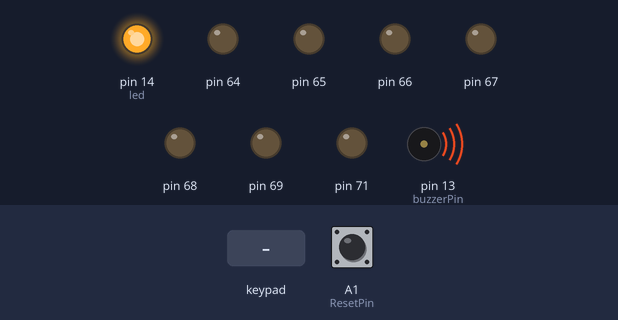
Simulated run of this sketch. Board: Arduino Uno, built for the host (arithmetic inside an expression is 32-bit, double 64-bit). Parts: output pins drawn as LEDs (lit = HIGH), buzzer (waves = sounding). Wiring (inferred from the signals the program sends): 2×3 keypad with keys 1 2 3 4 5 6 (labels assumed): rows pin 12, pin 70; columns pin 2, pin 3, pin 4. Dashed ring = blinking. Inputs (shaded band) come from the test bench; at power-on: A1 (ResetPin) HIGH. Pins used as bus, display or sensor lines are not drawn. At 11.5 s the program restarts the board; the recording ends there.

Above: at 0.7 s.
1.3 s: key '5' pressed
At 2.5 s:
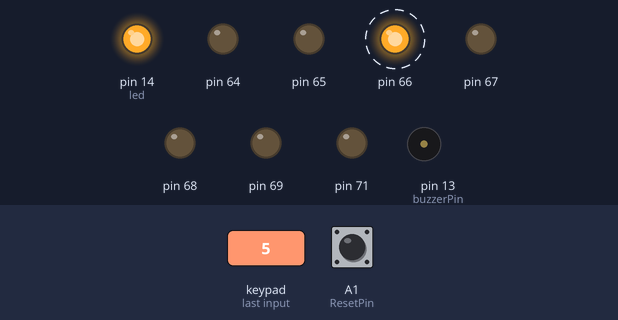
4.5 s: key '4' pressed
At 5.3 s:
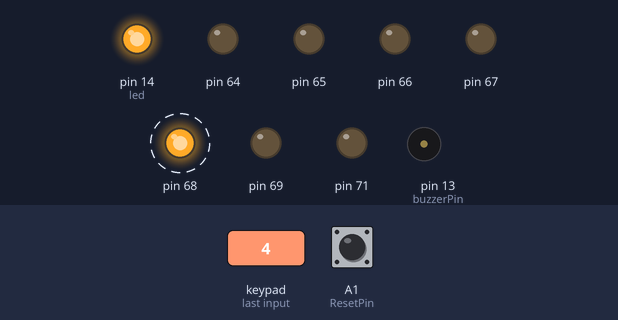
7.7 s: key '4' pressed
At 8.7 s:
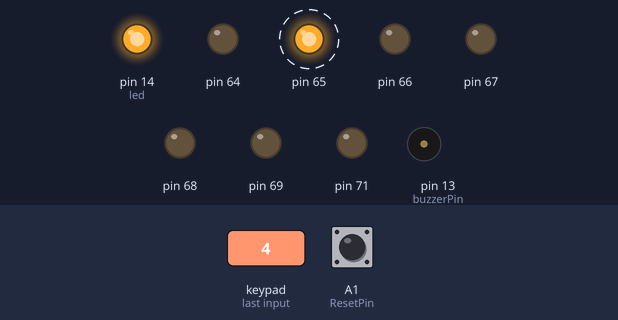
10.9 s: A1 (ResetPin) pulled LOW for 1 s
Timing chart, 0 to 11.5 s (numbered marks = the images above; inputs shaded):
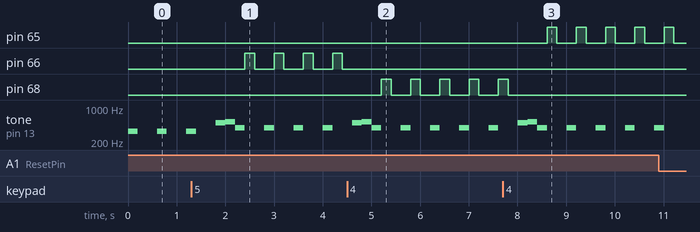

Measured:
- after the input at 1.3 s, pin 66: alternates HIGH for 0.20 s and LOW for 0.40 s, starting after 1.1 s
- after the input at 4.5 s, pin 66: stops changing and stays LOW; pin 68: alternates HIGH for 0.20 s and LOW for 0.40 s, starting after 0.70 s
- after the input at 7.7 s, pin 65: alternates HIGH for 0.20 s and LOW for 0.40 s, starting after 0.91 s; pin 68: goes on until 7.8 s, then stays LOW
- by itself, tone on pin 13 (buzzerPin): plays 494 Hz for 0.20 s, 523 Hz for 0.20 s, 392 Hz for 0.20 s, 392 Hz for 0.20 s, 392 Hz for 0.20 s, 392 Hz for 0.20 s … (7 notes in this stretch)

The sketch:

TrainerV4_i_example_words.ino
```cpp
#include <Adafruit_MCP23X17.h>

Adafruit_MCP23X17 mcp;

const int ROWS = 3; // 行の数
const int COLS = 8; // 列の数

const int rowPins[ROWS] = {2, 3, 4}; // 行ピン
const int colPins[COLS] = {12, 11, 10, 9, 8, 7, 6, 5}; // 列ピン

// 0番から7番までのモーターピン
int motorPins[8] = {7, 6, 5, 4, 3, 2, 1, 0};

// 各段のモーター順序と、対応するキー入力の段・列を統合した配列
// motorOrderには「どのモーターを振動させるか（=どの列のキーが押されるべきか）」を、
// keyRowOrderには「どの段のキーが押されるべきか」を格納します。
// 例: { motorOrder[0], keyRowOrder[0] } の組み合わせで最初のキー入力を判定

// siroi kumo aoi sora umi kara fuku kaze
// 白い雲、青い空、海から吹く風
int motorOrder[] = {
    1, 5, 3, 6, 5, 5, 4, 4, // s, i, r, o, i, k, u, m
    6, 0, 6, 5, 1, 6, 3, 0, // o, a, o, i, s, o, r, a
    4, 4, 5, 5, 0, 3, 0, 3, // u, m, i, k, a, r, a, f
    4, 5, 4, 5, 0, 0, 2     // u, k, u, k, a, z, e
};

int keyRowOrder[] = {
    1, 0, 0, 0, 0, 1, 0, 2, // s, i, r, o, i, k, u, m
    0, 1, 0, 0, 1, 0, 0, 1, // o, a, o, i, s, o, r, a
    0, 2, 0, 1, 1, 0, 1, 1, // u, m, i, k, a, r, a, f
    0, 1, 0, 1, 1, 2, 0     // u, k, u, k, a, z, e
};

const int TOTAL_SEQUENCE_LENGTH = sizeof(motorOrder) / sizeof(motorOrder[0]); // 全体のシーケンス長

int currentMotorPlace = 0; // 現在のモーターの場所（シーケンス全体での位置）
bool programEnd = false; // プログラム終了の状態

const int led = 14; // 基板のLED
const int buzzerPin = 13; // ブザー
const int noteC = 261;   // ド
const int noteD = 294;   // レ
const int noteE = 329;   // ミ
const int noteG = 392;   // ソ
const int noteB = 494;   // シ
const int noteC_high = 523;  // 高いド

const int ResetPin = A1; // アナログピンA1をリセットスイッチ

void softwareReset() {
  asm volatile ("jmp 0"); // プログラム最初に
}

void setup() {
  Serial.begin(9600);
  pinMode(buzzerPin, OUTPUT);
  pinMode(led, OUTPUT);
  mcp.begin_I2C(0x20);

  pinMode(ResetPin, INPUT_PULLUP);

  digitalWrite(led, HIGH);

  for (int i = 0; i <= 7; i++) {
    mcp.pinMode(i, OUTPUT);
  }

  for (int i = 0; i < ROWS; i++) {
    pinMode(rowPins[i], INPUT_PULLUP);
  }

  for (int j = 0; j < COLS; j++) {
    pinMode(colPins[j], OUTPUT);
    digitalWrite(colPins[j], HIGH); // 初期状態はHIGH
  }
}

void playTone(int note) {
  tone(buzzerPin, note);    // 指定した音階でブザーを鳴らす
  delay(200);             // 200ミリ秒待つ
  noTone(buzzerPin);      // 音を止める
}

void loop() {
  // リセットスイッチが押されたらソフトウェアリセット
  if (digitalRead(ResetPin) == LOW) {
    delay(50);
    if (digitalRead(ResetPin) == LOW) {
      softwareReset();
    }
  }

  if (programEnd) return; // trueなら終了

  int expectedMotor = motorOrder[currentMotorPlace]; // 現在期待される列（モーター）
  int expectedRow = keyRowOrder[currentMotorPlace];   // 現在期待される行

  // 段ごとの音階通知
  switch (expectedRow) {
    case 0:
      playTone(noteG); // 上段 → ソ
      break;
    case 1:
      playTone(noteE); // 中段 → ミ
      break;
    case 2:
      playTone(noteC); // 下段 → ド
      break;
  }


  // モーターを振動
  mcp.digitalWrite(motorPins[expectedMotor], HIGH);
  delay(200);
  mcp.digitalWrite(motorPins[expectedMotor], LOW);
  delay(200);

  // キーマトリックスのスキャン処理
  for (int j = 0; j < COLS; j++) {
    digitalWrite(colPins[j], LOW); // 現在の列をLOWにする

    for (int i = 0; i < ROWS; i++) {
      if (digitalRead(rowPins[i]) == LOW) { // 行ピンがLOWになったらボタンが押されたと判断
        if (i == expectedRow && j == expectedMotor) {
          currentMotorPlace++; // 次のモーターに進む
          playTone(noteB); // シ
          playTone(noteC_high); // ド (高い音)

          if (currentMotorPlace >= TOTAL_SEQUENCE_LENGTH) {
            programEnd = true;
            playTone(noteC);
            playTone(noteD);
            playTone(noteE);
            playTone(noteD);
            playTone(noteC);
          }

          digitalWrite(colPins[j], HIGH);
          return;
        }
      }
    }
    digitalWrite(colPins[j], HIGH);
  }
}
```
